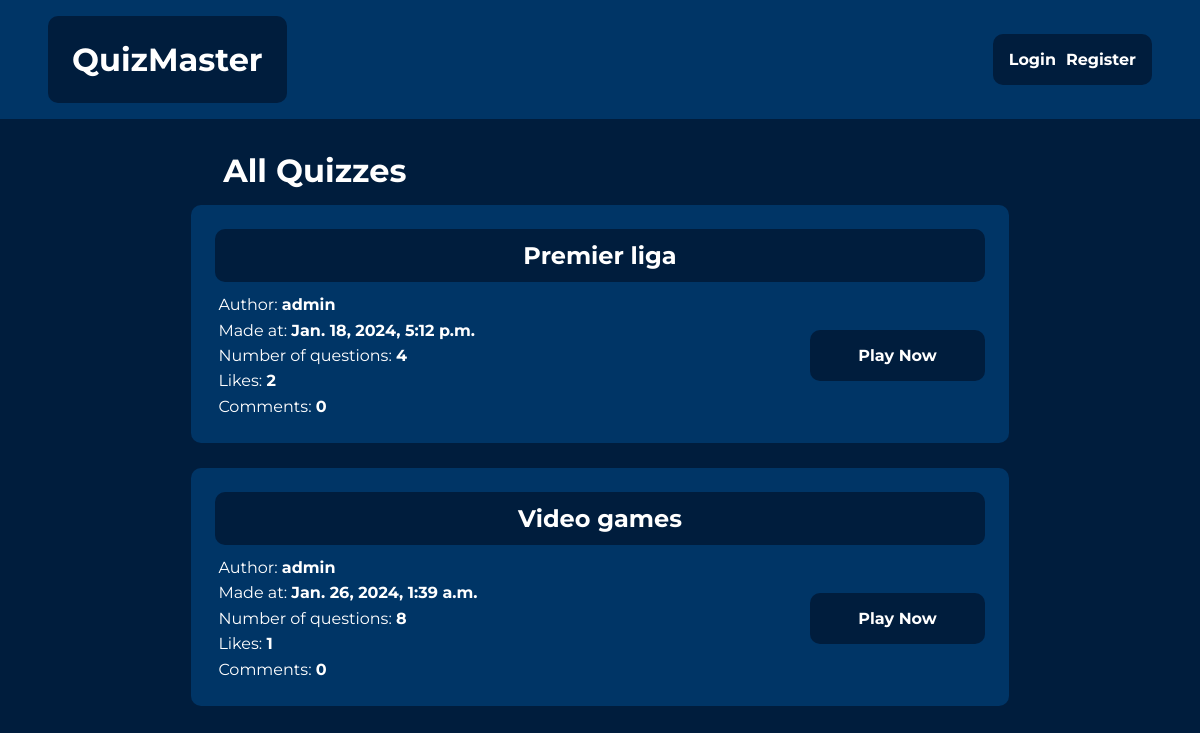
/quiz/list/, run on an earlier commit of the app's database.
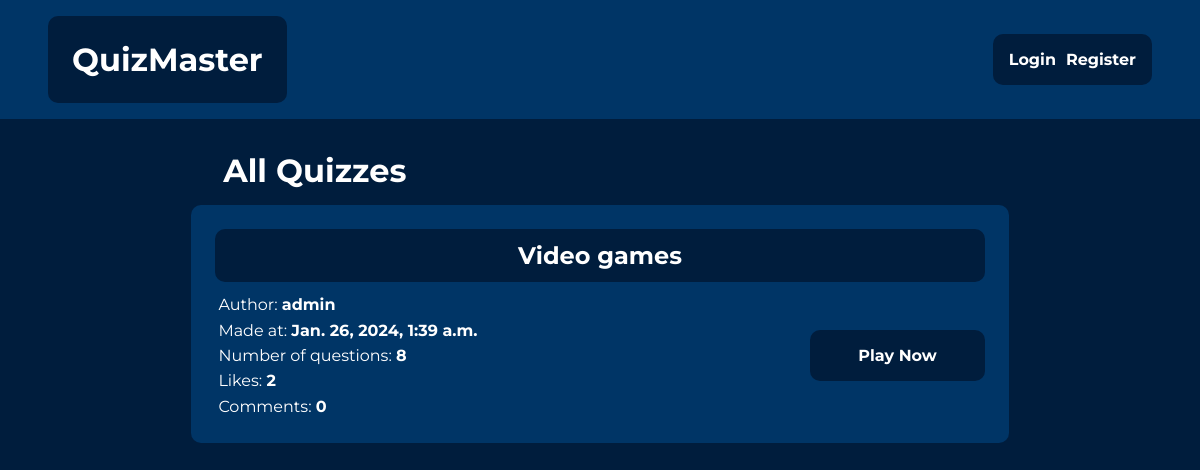
And on a later commit of the database.
### quiz/models.py (models this page shows, shortened)
class Quiz(models.Model):
    quiz_name = models.CharField(max_length=200, blank=False)
    pub_date = models.DateTimeField("date published", auto_now_add=True)
    description = models.TextField(blank=False)
    author = models.ForeignKey(User, on_delete=models.CASCADE)

### quiz/views.py (the view)
# urls.py: path('list/', views.quiz_list, name="quiz_list"),
def quiz_list(request):
    context = {}
    quizzes = Quiz.objects.all()
    context = {
        "quizzes": quizzes
    }
    return render(request, 'quiz/list.html', context)

### quiz/templates/quiz/list.html
{% extends 'quiz/base.html' %}
{% block content %}
<div class="quiz-list-layout">
    <h1 class="quiz-list-heading">All Quizzes</h1>
{% for quiz in quizzes %}
    <div class="quiz-list-item">
        <h2 class="list-item-heading">
            <a href="{% url 'quiz:detail' quiz.id %}">{{ quiz.quiz_name }}</a>
        </h2>
        <div class="list-item-info">
            <p>Author:
                <a href="{% url 'quiz:user_profile' quiz.author.id %}" class="author-link">{{ quiz.author }}</a>
            </p>
            <p>Made at: <span style="font-weight: bold;">{{ quiz.pub_date }}</span></p>
            <p>Number of questions: <span style="font-weight: bold;">{{ quiz.question_set.count }}</span></p>
            <p>Likes: <span style="font-weight: bold;">{{ quiz.likes.count }}</span></p>
            <p>Comments: <span style="font-weight: bold;">{{ quiz.comments.count }}</span></p>
        </div>
        <div class="list-item-button-div">
            <a href="{% url 'quiz:solve_quiz' quiz.id %}">
                <button class="list-item-button">Play Now</button>
            </a>
        </div>
    </div>
{% endfor %}
</div>
{% endblock content %}

What changed in the data, as far as the page shows it:
removed Quiz: quiz_name "Premier liga", author "admin", pub_date "Jan. 18, 2024, 5:12 p.m.", question_set.count "4", likes.count "2", comments.count "0"
computed for Quiz "Video games": likes.count "1" → "2"
